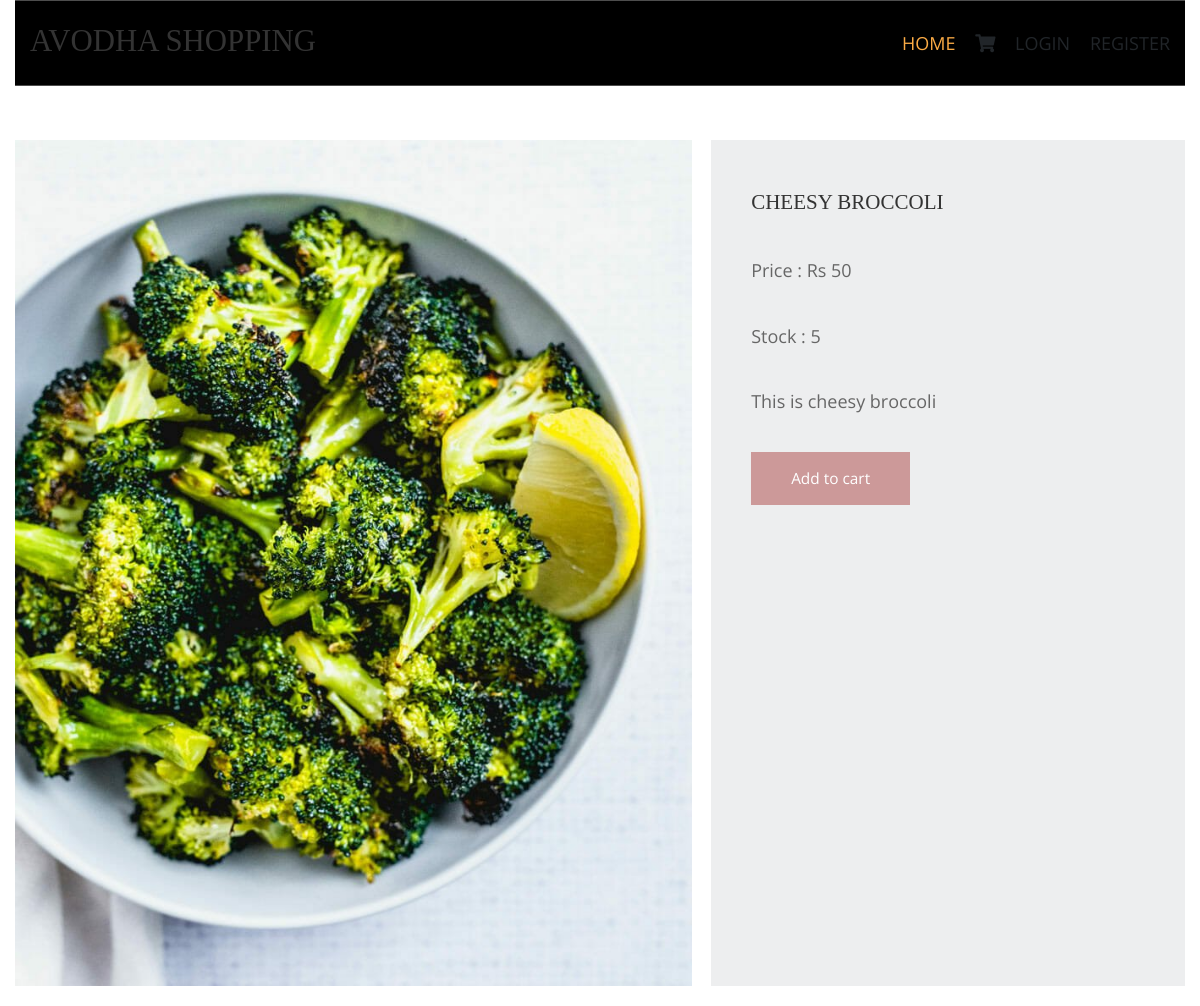
/vegetables/cheesy-broccoli/, run on the app's committed database.
### shop/models.py (models this page shows, shortened)
class products(models.Model):
    name = models.CharField(max_length=250, unique=True)
    slug = models.SlugField(max_length=250, unique=True)
    img = models.ImageField(upload_to='product')
    desc = models.TextField()
    stock = models.IntegerField()
    available = models.BooleanField()
    price = models.IntegerField()
    category = models.ForeignKey(Category, on_delete=models.CASCADE)
    class Meta:
        ordering = ['name']
        verbose_name = 'category'
        verbose_name_plural = 'categories'

### shop/views.py (the view)
# urls.py: path('<slug:c_slug>/<slug:product_slug>/', views.prodDetails, name='details'),
def prodDetails(request, c_slug, product_slug):
    try:
        prodt = products.objects.get(category__slug=c_slug, slug=product_slug)
    except Exception as e:
        raise e
    return render(request, 'item.html', {'pr': prodt})

### cart/context_processor.py (called while the page is built)
def count(request):
    item_count = 0
    if 'admin' in request.path:
        return {}
    else:
        try:
            ct = cartlist.objects.filter(cart_id=c_id(request))
            ct_i = items.objects.all().filter(cart=ct[:1])
            for c in ct_i:
                item_count += c.quan
        except cartlist.DoesNotExist:
            item_count = 0
    return dict(itc=item_count)

### cart/views.py (called while the page is built)
def c_id(request):
    ct_id = request.session.session_key
    if not ct_id:
        ct_id = request.session.create()
    return ct_id

### templates/item.html (shortened to what this page needs)
{% extends 'base.html' %}
{% load static %}
{% block content %}
<!DOCTYPE html>
<html lang="en">
<head>
    <link href="{% static 'pr/fontawesome/css/all.min.css' %}" rel="stylesheet" />
    <link href="{% static 'pr/css/templatemo-comparto.css' %}" rel="stylesheet" />
</head>
<body>
  <br><br>
        <section class="tm-mb-1" id="about">
            <div class="tm-row tm-about-row">
                <div class="tm-section-1-l">
                    <img src={{pr.img.url}} alt="About image" class="tm-img-responsive">
                </div>
                <article class="tm-section-1-r tm-bg-color-8">
                    <h2 class="tm-mb-2 tm-title-color">{{pr.name}}</h2>
                    <p>Price : Rs {{pr.price}}</p>
                    <p>Stock : {{pr.stock}}</p>
                    <p>{{pr.desc|truncatewords:17}}</p>
                    {% if pr.stock <= 0 %}
                    <h2 style="color:red">Sorry. Item out of stock.</h2>
                    {% else %}
                    <a href="{% url 'addcart' pr.id %}" class="tm-btn tm-btn-1 tm-link-to-services">Add to cart</a>
                    {% endif %}
                </article>
            </div>
        </section>
</body>
</html>
{% endblock %}

### static/hm/layout/styles/layout.css (style rules this page uses)
*, *::before, *::after { transition:all .3s ease-in-out; }
body { color:#A5A6AA; background-color:#1C1D21; }
a { color:#FBAB45; }

### static/pr/css/templatemo-comparto.css (style rules this page uses)
*, *::before, *::after { box-sizing: border-box; outline: none; }
ul, h1, h2, h3, h4, p, figure { padding: 0; margin: 0; }
body { font-family: 'Open Sans', Arial, sans-serif; font-size: 18px; overflow-x: hidden; padding-left: 15px; padding-right: 15px; margin: 0; }
h2 { font-size: 1.5rem; }
a { transition: all 0.3s ease; text-decoration: none; }
p { color: #666; line-height: 1.7; margin-bottom: 35px; }
h1, h2, h3, h4, h5, h6 { color: #333; }
.tm-mb-1 { margin-bottom: 20px; }
.tm-mb-2 { margin-bottom: 40px; }
.tm-bg-color-8 { background-color: #EDEEEF; }
.tm-img-responsive { max-width: 100%; height: auto; }
.tm-section-1-l { width: 57.85%; margin-right: 1.65%; }
.tm-section-1-r { padding: 50px 40px; width: 40.5%; }
.tm-row { display: flex; }
.tm-btn { display: inline-block; padding: 15px 40px; font-size: 1.1rem; border: none; background-color: #CC9999; color: white; }
a { color: #666; }

### static/hm/layout/styles/framework.css (style rules this page uses)
html { overflow-y:scroll; overflow-x:hidden; }
html, body { margin:0; padding:0; font-size:14px; line-height:1.6em; }
*, *::before, *::after { box-sizing:border-box; }
a { outline:none; text-decoration:none; }
img { width:auto; max-width:100%; height:auto; margin:0; padding:0; border:none; line-height:normal; vertical-align:middle; }
body, input, textarea, select { font-family:Verdana, Geneva, sans-serif; }
h1, h2, h3, h4, h5, h6, .heading { font-family:Georgia, "Times New Roman", Times, serif; }
::placeholder { opacity:1; }
h1, h2, h3, h4, h5, h6, .heading { margin:0 0 20px 0; font-size:1.4rem; line-height:normal; font-weight:normal; text-transform:uppercase; }
address, article, aside, figcaption, figure, footer, header, main, nav, section { display:block; margin:0; padding:0; }

### data on the page
products: img (picture), name "CHEESY BROCCOLI", price "50", stock "5", desc "This is cheesy broccoli"
